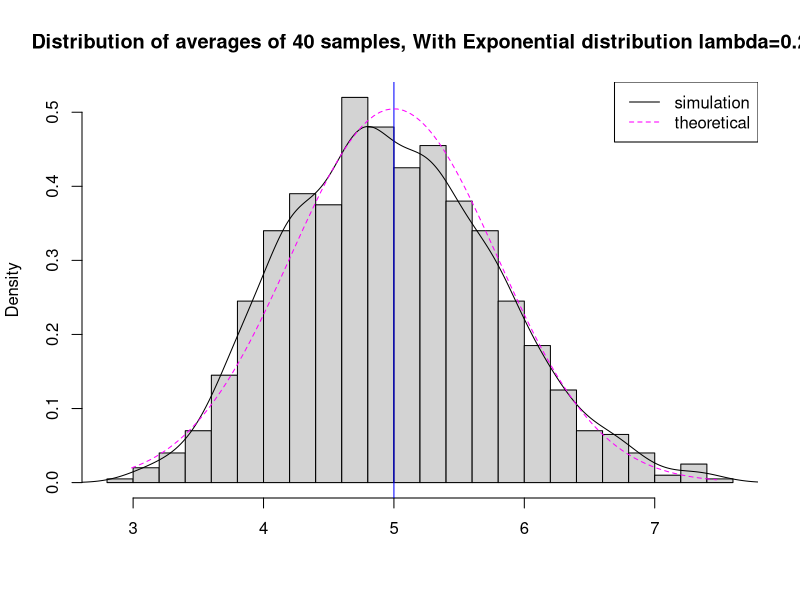
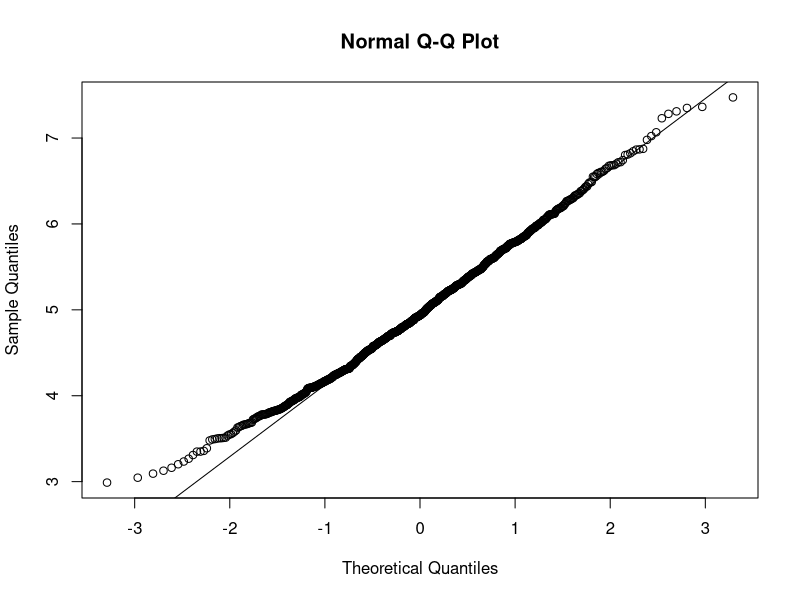
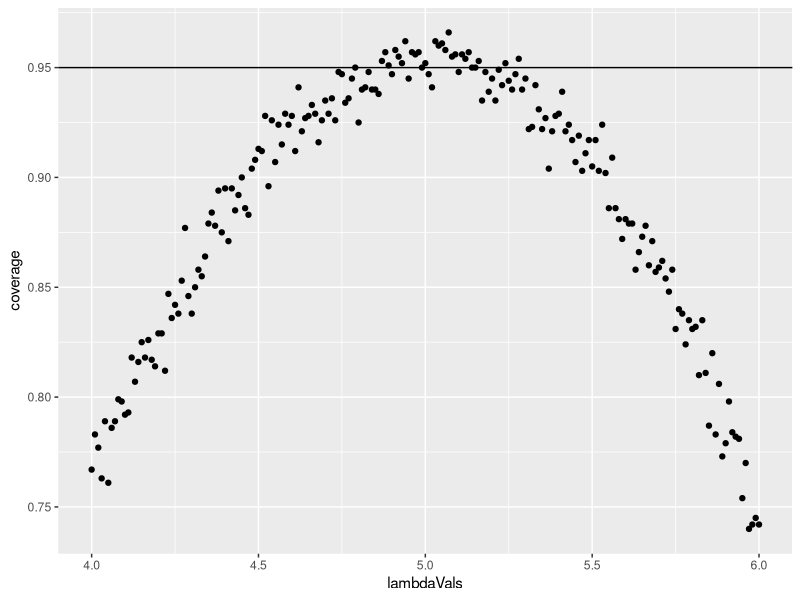

Generate these figures, in order, with R:
## ---- chunk 1
knitr::opts_chunk$set(echo = TRUE)
## ---- chunk 2

set.seed(3)
lambda <- 0.2
numSim <- 1000
sampleSize <- 40
sim <- matrix(rexp(numSim*sampleSize, rate=lambda), numSim, sampleSize)
rowMeans <- rowMeans(sim)
## ---- chunk 3
hist(rowMeans, breaks=20,prob=T, main="Distribution of averages of 40 samples, With Exponential distribution lambda=0.2", xlab="")

#Density of Averages of Samples
lines(density(rowMeans))

# Theoratical Center of distribution
abline(v=1/lambda, col="blue")

# Theoretical density of the averages of samples
xfit <- seq(min(rowMeans), max(rowMeans), length=100)
yfit <- dnorm(xfit, mean=1/lambda, sd=(1/lambda/sqrt(sampleSize)))
lines(xfit, yfit, pch=22, col="magenta", lty=2)

# add legend
legend('topright', c("simulation", "theoretical"), lty=c(1,2), col=c("black", "magenta"))
## ---- chunk 4
qqnorm(rowMeans); qqline(rowMeans)
## ---- chunk 5
lambdaVals <- seq(4, 6, by=0.01)
coverage <- sapply(lambdaVals, function(calLambda) {
    muConf <- rowMeans(matrix(rexp(sampleSize*numSim, rate=0.2),
                               numSim, sampleSize))
    ll <- muConf - qnorm(0.975) * sqrt(1/lambda**2/sampleSize)
    ul <- muConf + qnorm(0.975) * sqrt(1/lambda**2/sampleSize)
    mean(ll < calLambda & ul > calLambda)
})

library(ggplot2)
qplot(lambdaVals, coverage) + geom_hline(yintercept=0.95)
